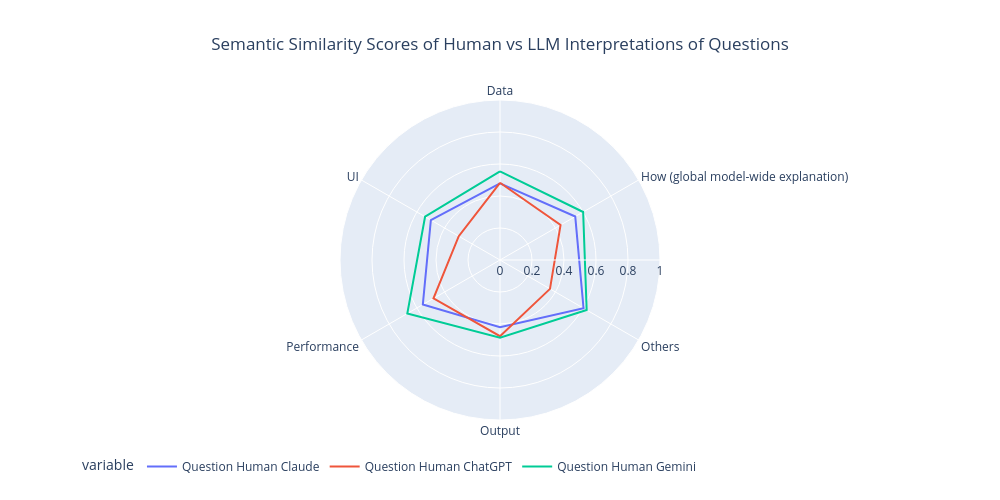

The code cell stored with this chart in its notebook:
### Code cell
px.line_polar(to_plot[to_plot["variable"].apply(lambda x: re.search("Question Human", x) is not None)], 
              r = "value", range_r = [0, 1], theta = "Category", color = "variable", line_close = True, 
              height = 500, width = 1000,
              title = "Semantic Similarity Scores of Human vs LLM Interpretations of Questions").update_layout(legend = dict(orientation = "h"), title_x = 0.5)

### Figure 1 — Plotly figure (JSON) as saved in the notebook; plotly's stock layout.template omitted (floating-point values rounded to 4 significant figures)
{"data": [{"hovertemplate": "variable=Question Human Claude<br>value=%{r}<br>Category=%{theta}<extra></extra>", "legendgroup": "Question Human Claude", "line": {"color": "#636efa", "dash": "solid"}, "marker": {"symbol": "circle"}, "mode": "lines", "name": "Question Human Claude", "r": [0.479, 0.5431, 0.6029, 0.4199, 0.557, 0.499, 0.479], "showlegend": true, "subplot": "polar", "theta": ["Data", "How (global model-wide explanation)", "Others", "Output", "Performance", "UI", "Data"], "type": "scatterpolar"}, {"hovertemplate": "variable=Question Human ChatGPT<br>value=%{r}<br>Category=%{theta}<extra></extra>", "legendgroup": "Question Human ChatGPT", "line": {"color": "#EF553B", "dash": "solid"}, "marker": {"symbol": "circle"}, "mode": "lines", "name": "Question Human ChatGPT", "r": [0.4826, 0.437, 0.3607, 0.4763, 0.4801, 0.2977, 0.4826], "showlegend": true, "subplot": "polar", "theta": ["Data", "How (global model-wide explanation)", "Others", "Output", "Performance", "UI", "Data"], "type": "scatterpolar"}, {"hovertemplate": "variable=Question Human Gemini<br>value=%{r}<br>Category=%{theta}<extra></extra>", "legendgroup": "Question Human Gemini", "line": {"color": "#00cc96", "dash": "solid"}, "marker": {"symbol": "circle"}, "mode": "lines", "name": "Question Human Gemini", "r": [0.5543, 0.6, 0.6255, 0.4854, 0.669, 0.5408, 0.5543], "showlegend": true, "subplot": "polar", "theta": ["Data", "How (global model-wide explanation)", "Others", "Output", "Performance", "UI", "Data"], "type": "scatterpolar"}], "layout": {"height": 500, "legend": {"orientation": "h", "title": {"text": "variable"}, "tracegroupgap": 0}, "polar": {"angularaxis": {"direction": "clockwise", "rotation": 90}, "domain": {"x": [0, 1], "y": [0, 1]}, "radialaxis": {"range": [0, 1]}}, "title": {"text": "Semantic Similarity Scores of Human vs LLM Interpretations of Questions", "x": 0.5}, "width": 1000}}
